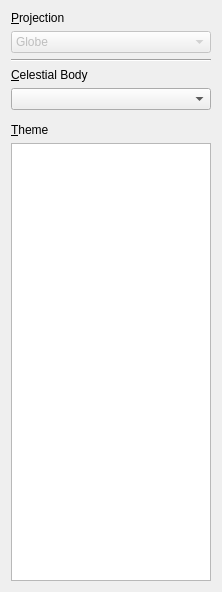
<?xml version="1.0" encoding="UTF-8"?>
<ui version="4.0">
 <class>MapViewWidget</class>
 <widget class="QWidget" name="MapViewWidget">
  <property name="geometry">
   <rect>
    <x>0</x>
    <y>0</y>
    <width>222</width>
    <height>592</height>
   </rect>
  </property>
  <property name="windowTitle">
   <string>Map View</string>
  </property>
  <layout class="QVBoxLayout" name="verticalLayout">
   <item>
    <widget class="QLabel" name="projectionLabel_2">
     <property name="text">
      <string>&amp;Projection</string>
     </property>
     <property name="buddy">
      <cstring>projectionComboBox</cstring>
     </property>
    </widget>
   </item>
   <item>
    <widget class="QComboBox" name="projectionComboBox">
     <property name="enabled">
      <bool>false</bool>
     </property>
     <item>
      <property name="text">
       <string>Globe</string>
      </property>
      <property name="icon">
       <iconset resource="../marble.qrc">
        <normaloff>:/icons/map-globe.png</normaloff>:/icons/map-globe.png</iconset>
      </property>
     </item>
     <item>
      <property name="text">
       <string>Flat Map</string>
      </property>
      <property name="icon">
       <iconset resource="../marble.qrc">
        <normaloff>:/icons/map-flat.png</normaloff>:/icons/map-flat.png</iconset>
      </property>
     </item>
     <item>
      <property name="text">
       <string>Mercator</string>
      </property>
      <property name="icon">
       <iconset resource="../marble.qrc">
        <normaloff>:/icons/map-mercator.png</normaloff>:/icons/map-mercator.png</iconset>
      </property>
     </item>
    </widget>
   </item>
   <item>
    <widget class="Line" name="line">
     <property name="orientation">
      <enum>Qt::Horizontal</enum>
     </property>
    </widget>
   </item>
   <item>
    <widget class="QLabel" name="celestialBodyLabel">
     <property name="enabled">
      <bool>true</bool>
     </property>
     <property name="text">
      <string>&amp;Celestial Body</string>
     </property>
     <property name="buddy">
      <cstring>projectionComboBox</cstring>
     </property>
    </widget>
   </item>
   <item>
    <widget class="QComboBox" name="celestialBodyComboBox">
     <property name="enabled">
      <bool>true</bool>
     </property>
    </widget>
   </item>
   <item>
    <spacer name="spacer">
     <property name="orientation">
      <enum>Qt::Vertical</enum>
     </property>
     <property name="sizeType">
      <enum>QSizePolicy::Fixed</enum>
     </property>
     <property name="sizeHint" stdset="0">
      <size>
       <width>164</width>
       <height>7</height>
      </size>
     </property>
    </spacer>
   </item>
   <item>
    <widget class="QLabel" name="mapThemeLabel">
     <property name="text">
      <string>&amp;Theme</string>
     </property>
     <property name="buddy">
      <cstring>marbleThemeSelectView</cstring>
     </property>
    </widget>
   </item>
   <item>
    <widget class="MarbleThemeSelectView" name="marbleThemeSelectView">
     <property name="sizePolicy">
      <sizepolicy hsizetype="Expanding" vsizetype="Expanding">
       <horstretch>0</horstretch>
       <verstretch>0</verstretch>
      </sizepolicy>
     </property>
     <property name="minimumSize">
      <size>
       <width>0</width>
       <height>140</height>
      </size>
     </property>
     <property name="contextMenuPolicy">
      <enum>Qt::CustomContextMenu</enum>
     </property>
     <property name="whatsThis">
      <string>Here you can choose the preferred map view from different topics.</string>
     </property>
     <property name="autoFillBackground">
      <bool>true</bool>
     </property>
    </widget>
   </item>
  </layout>
 </widget>
 <customwidgets>
  <customwidget>
   <class>MarbleThemeSelectView</class>
   <extends>QListView</extends>
   <header>MarbleThemeSelectView.h</header>
  </customwidget>
 </customwidgets>
 <resources>
  <include location="../marble.qrc"/>
 </resources>
 <connections/>
</ui>
